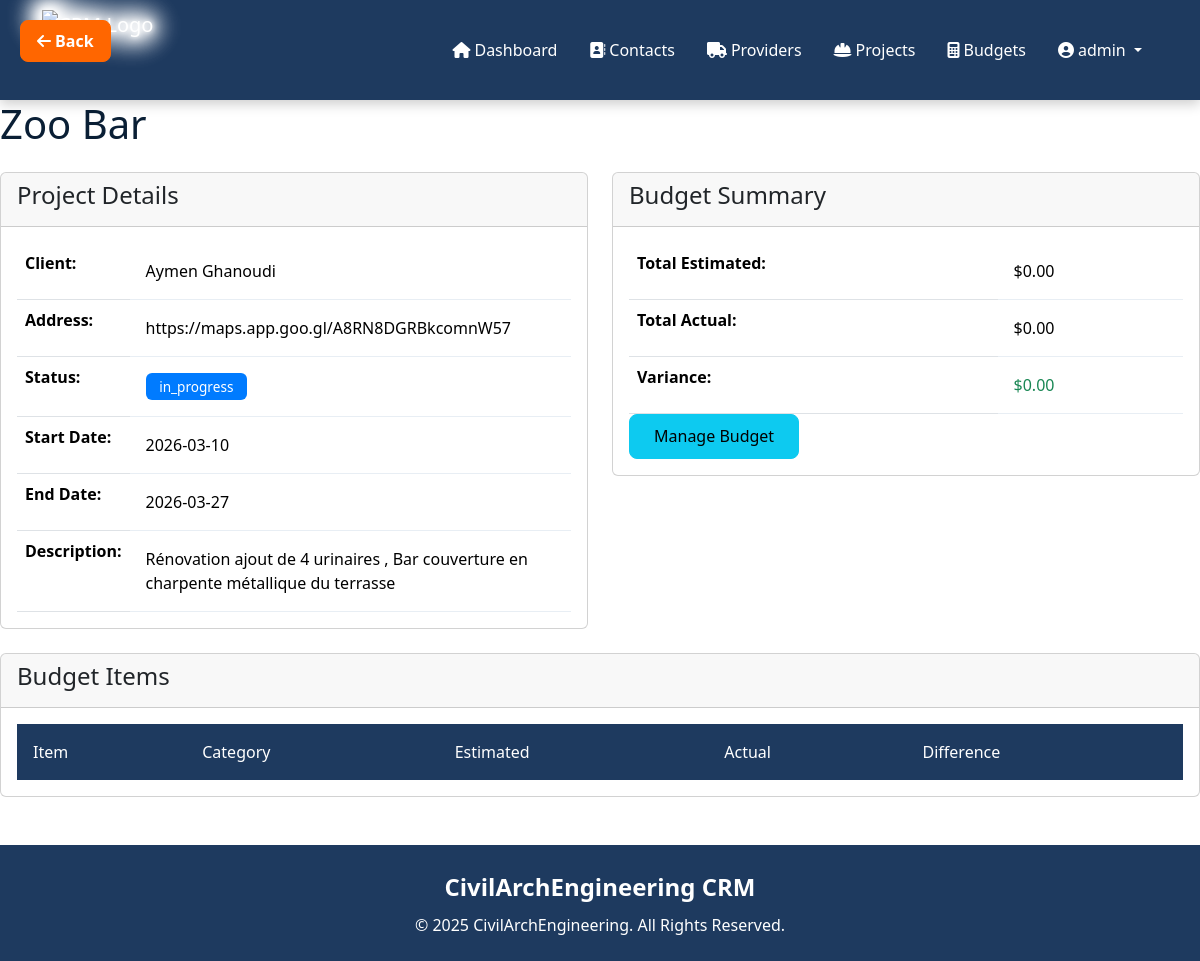
The page /projects/1 (signed in) on the database its author committed.
### app.py (models this page shows, shortened)
class User(UserMixin, db.Model):
    id = db.Column(db.Integer, primary_key=True)
    username = db.Column(db.String(80), unique=True, nullable=False)
    password_hash = db.Column(db.String(120), nullable=False)

class Project(db.Model):
    id = db.Column(db.Integer, primary_key=True)
    name = db.Column(db.String(100), nullable=False)
    client_name = db.Column(db.String(100))
    address = db.Column(db.String(200))
    start_date = db.Column(db.Date)
    end_date = db.Column(db.Date)
    status = db.Column(db.String(50))
    description = db.Column(db.Text)
    budget_total = db.Column(db.Float, default=0.0)

### app.py (the view)
@app.route('/projects/<int:id>')
@login_required
def project_detail(id):
    project = Project.query.get_or_404(id)
    return render_template('project_detail.html', project=project)

### app.py (called while the page is built)
@login_manager.user_loader
def load_user(user_id):
    return User.query.get(int(user_id))

### templates/project_detail.html (shortened to what this page needs)
{% extends "base.html" %}
{% block content %}
<div class="row">
    <div class="col-12">
        <h1 class="mb-4">{{ project.name }}</h1>
    </div>
</div>
<div class="row">
    <div class="col-md-6">
        <div class="card mb-4">
            <div class="card-header">
                <h4>Project Details</h4>
            </div>
            <div class="card-body">
                <table class="table">
                    <tr>
                        <th>Client:</th>
                        <td>{{ project.client_name or 'Not specified' }}</td>
                    </tr>
                    <tr>
                        <th>Address:</th>
                        <td>{{ project.address or 'Not specified' }}</td>
                    </tr>
                    <tr>
                        <th>Status:</th>
                        <td>
                            <span class="badge bg-{{ 'warning' if project.status == 'planned' else 'primary' if project.status == 'in_progress' else 'success' }}">
                                {{ project.status }}
                            </span>
                        </td>
                    </tr>
                    <tr>
                        <th>Start Date:</th>
                        <td>{{ project.start_date.strftime('%Y-%m-%d') if project.start_date else 'Not set' }}</td>
                    </tr>
                    <tr>
                        <th>End Date:</th>
                        <td>{{ project.end_date.strftime('%Y-%m-%d') if project.end_date else 'Not set' }}</td>
                    </tr>
                    <tr>
                        <th>Description:</th>
                        <td>{{ project.description or 'No description' }}</td>
                    </tr>
                </table>
            </div>
        </div>
    </div>
    <div class="col-md-6">
        <div class="card mb-4">
            <div class="card-header">
                <h4>Budget Summary</h4>
            </div>
            <div class="card-body">
                {% set total_estimated = project.budget_items|sum(attribute='estimated_cost') %}
                {% set total_actual = project.budget_items|sum(attribute='actual_cost') %}
                <table class="table">
                    <tr>
                        <th>Total Estimated:</th>
                        <td>${{ "%.2f"|format(total_estimated) }}</td>
                    </tr>
                    <tr>
                        <th>Total Actual:</th>
                        <td>${{ "%.2f"|format(total_actual) }}</td>
                    </tr>
                    <tr>
                        <th>Variance:</th>
                        <td class="{% if total_actual > total_estimated %}text-danger{% else %}text-success{% endif %}">
                            ${{ "%.2f"|format(total_actual - total_estimated) }}
                        </td>
                    </tr>
                </table>
                <a href="{{ url_for('budgets') }}" class="btn btn-info">Manage Budget</a>
            </div>
        </div>
    </div>
</div>
<div class="row">
    <div class="col-12">
        <div class="card">
            <div class="card-header">
                <h4>Budget Items</h4>
            </div>
            <div class="card-body">
                <table class="table">
                    <thead>
                        <tr>
                            <th>Item</th>
                            <th>Category</th>
                            <th>Estimated</th>
                            <th>Actual</th>
                            <th>Difference</th>
                        </tr>
                    </thead>
                </table>
            </div>
        </div>
    </div>
</div>
{% endblock %}

### templates/base.html (shortened to what this page needs)
<!DOCTYPE html>
<html lang="en">
<head>
    <link href="https://cdn.jsdelivr.net/npm/bootstrap@5.3.3/dist/css/bootstrap.min.css" rel="stylesheet">
    <link rel="stylesheet" href="https://cdnjs.cloudflare.com/ajax/libs/font-awesome/6.5.0/css/all.min.css">
    <link rel="stylesheet" href="{{ url_for('static', filename='style.css') }}">
</head>
<body>
    {% if request.endpoint != 'index' %}
    <button class="btn btn-warning position-fixed" onclick="history.back()"
            style="background-color: #ff8c00; border-color: #ff8c00; color: white; font-weight: bold;
                   top: 20px; left: 20px; z-index: 1050; border-radius: 8px; padding: 8px 16px;">
        <i class="fas fa-arrow-left me-1"></i>Back
    </button>
    {% endif %}
    <header class="fixed-top">
        <div class="container">
            <nav class="navbar navbar-expand-lg navbar-dark">
                <a class="navbar-brand" href="{{ url_for('index') }}">
                </a>
                <div class="collapse navbar-collapse justify-content-end" id="navbarNav">
                    <ul class="navbar-nav">
                        <li class="nav-item">
                            <a class="nav-link {% if request.endpoint == 'index' %}active{% endif %}" href="{{ url_for('index') }}">
                                <i class="fas fa-home me-1"></i>Dashboard
                            </a>
                        </li>
                        <li class="nav-item">
                            <a class="nav-link {% if request.endpoint == 'contacts' %}active{% endif %}" href="{{ url_for('contacts') }}">
                                <i class="fas fa-address-book me-1"></i>Contacts
                            </a>
                        </li>
                        <li class="nav-item">
                            <a class="nav-link {% if request.endpoint == 'providers' %}active{% endif %}" href="{{ url_for('providers') }}">
                                <i class="fas fa-truck me-1"></i>Providers
                            </a>
                        </li>
                        <li class="nav-item">
                            <a class="nav-link {% if request.endpoint == 'projects' %}active{% endif %}" href="{{ url_for('projects') }}">
                                <i class="fas fa-hard-hat me-1"></i>Projects
                            </a>
                        </li>
                        <li class="nav-item">
                            <a class="nav-link {% if request.endpoint == 'budgets' %}active{% endif %}" href="{{ url_for('budgets') }}">
                                <i class="fas fa-calculator me-1"></i>Budgets
                            </a>
                        </li>
                        {% if current_user.is_authenticated %}
                        <li class="nav-item dropdown">
                            <a class="nav-link dropdown-toggle" href="#" role="button" data-bs-toggle="dropdown">
                                <i class="fas fa-user-circle me-1"></i>{{ current_user.username }}
                            </a>
                        </li>
                        {% endif %}
                    </ul>
                </div>
            </nav>
        </div>
    </header>
    <main>
        {% block content %}{% endblock %}
    </main>
    <footer>
        <div class="container py-4">
            <p class="mb-2 fs-4 fw-bold">CivilArchEngineering CRM</p>
            <p class="mb-0">© 2025 CivilArchEngineering. All Rights Reserved.</p>
        </div>
    </footer>
</body>
</html>

### static/style.css (style rules this page uses)
:root { --primary: #1E3A5F; --primary-mid: #2C5282; --accent-glow: #4DA8DA; --accent: #FF6600; --dark-text: #0A1F35; --light-bg: #E8EEF4; --white: #FFFFFF; --sidebar-width: 250px; }
body { font-family: 'Segoe UI', Tahoma, Geneva, Verdana, sans-serif; color: var(--dark-text); background-color: #fff; padding-top: 100px; min-height: 100vh; display: flex; flex-direction: column; }
main { flex: 1; }
header { background: var(--primary); box-shadow: 0 4px 12px rgba(0,0,0,0.2); }
.navbar { padding: 0; min-height: 100px; }
.navbar-brand { display: flex; align-items: center; padding: 0; }
.nav-link { color: var(--white) !important; font-weight: 500; transition: color 0.3s; padding: 0.5rem 1rem !important; }
.nav-link i { margin-right: 0.3rem; }
.table { margin-bottom: 0; }
.table thead th { background: var(--primary); color: white; font-weight: 500; border-bottom: none; padding: 1rem; }
.table td { padding: 1rem; vertical-align: middle; border-bottom: 1px solid var(--light-bg); }
.btn { border-radius: 8px; font-weight: 500; padding: 0.6rem 1.5rem; transition: all 0.3s; }
.btn-warning, .btn-warning:hover, .btn-warning:focus, .btn-warning:active { background-color: var(--accent) !important; border-color: var(--accent) !important; color: var(--white) !important; }
footer { background: var(--primary); color: var(--white); text-align: center; margin-top: 3rem; }
.badge.bg-primary { background-color: #007bff !important; }
.badge { color: white !important; padding: 0.5em 1em; font-size: 0.85em; font-weight: 500; }

### rows shown on the page
User: username "admin"
Project: name "Zoo Bar", client_name "Aymen Ghanoudi", address "https://maps.app.goo.gl/A8RN8DGRBkcomnW57", status "in_progress", start_date "2026-03-10", end_date "2026-03-27", description "Rénovation ajout de 4 urinaires , Bar couverture en charpente métallique du terrasse"

### other values the page prints
{{ "%.2f"|format(total_estimated) }} "0.00"
{{ "%.2f"|format(total_actual) }} "0.00"
{{ "%.2f"|format(total_actual - total_estimated) }} "0.00"
